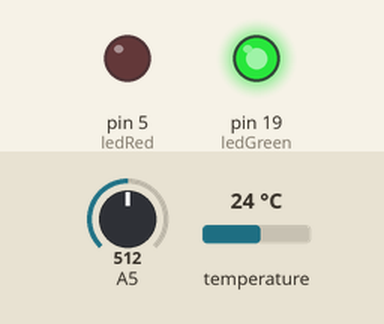
Bench run of a sketch on a simulated Arduino Mega 2560, built with avr-gcc and run on an emulated ATmega2560. On the bench: output pins drawn as LEDs (lit = HIGH). The inputs (shaded band) are chosen by the test bench; at power-on: temperature 24 °C, A5 = 512. What the sketch prints to the serial monitor is not drawn.

Above: at 4.3 s.
4.4 s: temperature set to 22.7 °C
8.1 s: temperature set to 21.5 °C
At 9.6 s:
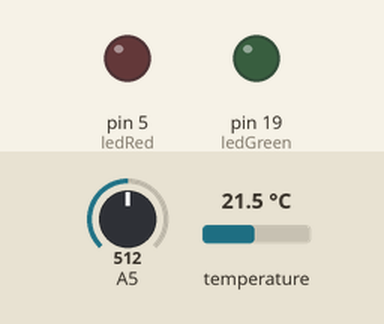
13.3 s: temperature set to 20.2 °C
At 15.0 s:
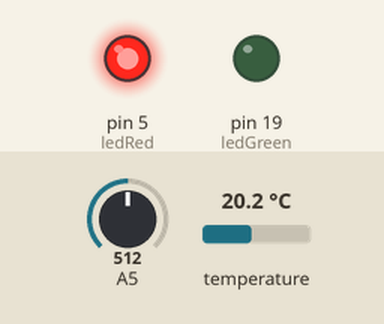
17.0 s: temperature set to 28 °C
At 18.3 s:
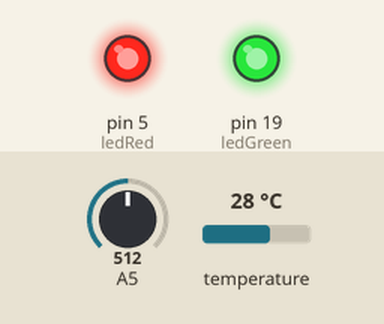
Timing chart, 0 to 20.0 s (numbered marks = the images above; inputs shaded):
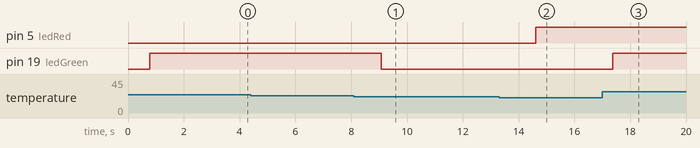

Measured:
- the behaviour switches between 22.1 and 22 °C on temperature (found by bisection; images 0 and 1)
- the behaviour switches between 21 and 20.9 °C on temperature (found by bisection; images 1 and 2)
- after the input at 4.4 s, every drawn part: stays the same
- after the input at 8.1 s, pin 19 (ledGreen): HIGH → LOW after 0.98 s
- after the input at 13.3 s, pin 5 (ledRed): LOW → HIGH after 1.3 s
- after the input at 17.0 s, pin 19 (ledGreen): LOW → HIGH after 0.38 s

The sketch:

tp1.ino
```cpp
#include "OneWire.h"
#include "DallasTemperature.h"
#include "ArduinoJson.h"

OneWire oneWire(23);
DallasTemperature tempSensor(&oneWire);
DynamicJsonDocument doc(1024);

const int ledGreen = 19;
const int ledRed = 5;

const int lightCheck = 150;

const int SHJ = 22;
const int SBJ = 21;

const int SHN = 22;
const int SBN = 21;

bool redOn = 0;
bool greenOn = 0;


void setup() {
  // put your setup code here, to run once:
  Serial.begin(9600);
  tempSensor.begin();
  pinMode(ledGreen, OUTPUT);
  pinMode(ledRed, OUTPUT);
}

void loop() {
  // put your main code here, to run repeatedly:
  float t;
  tempSensor.requestTemperaturesByIndex(0);
  t = tempSensor.getTempCByIndex(0);

  int sensorValue;

  sensorValue = analogRead(A5);
 /* Serial.println(sensorValue, DEC);
  Serial.print(t);
  Serial.print("\n");*/

  if(sensorValue > lightCheck){ //jour
    if(t < SBJ){
      digitalWrite(ledRed, HIGH);
      redOn = 1;
    }
    else if(t > SHJ){
      digitalWrite(ledGreen, HIGH);
      greenOn = 1;
    }
    else {
      digitalWrite(ledRed, LOW);
      digitalWrite(ledGreen, LOW);
      redOn = 0;
      greenOn = 0;
    }
  }

    if(sensorValue < lightCheck){ //nuit
    if(t < SBN){
      digitalWrite(ledRed, HIGH);
      redOn = 1;
    }
    else if(t > SHN){
      digitalWrite(ledGreen, HIGH);
      greenOn = 1;
    }
    else {
      digitalWrite(ledRed, LOW);
      digitalWrite(ledGreen, LOW);
      redOn = 0;
      greenOn = 0;
    }
  }
/*
  Serial.print("JSON \n");
  Serial.print("{\n \t \"temperature\": \"");
  Serial.print(t);
  Serial.print("\n \t \"light\": \"");
  Serial.print(sensorValue, DEC);
  Serial.print("\n \t \"red\": \"");
  Serial.print(redOn);
  Serial.print("\n \t \"green\": \"");
  Serial.print(greenOn);
  Serial.print("\n}\n");
*/

  doc["temperature"] = t;
  doc["light"]       = sensorValue;
  doc["redOn"]       = redOn;
  doc["greenOn"]     = greenOn;

  serializeJson(doc, Serial);
  delay(2000);
}
```
